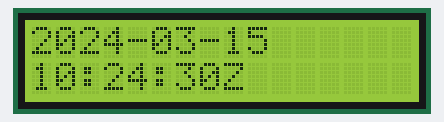
Simulated run of this sketch. Board: Arduino Uno, built with avr-gcc and run on an emulated ATmega328P. Shown: 16×2 character LCD. The local clock reads 2024-03-15 10:24:30 at power-on unless the sketch sets it.

Above: at 0.1 s.
At 4.3 s:
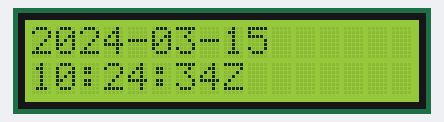
At 9.4 s:
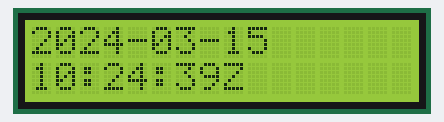
At 18.7 s:
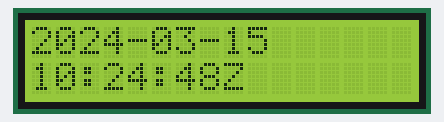
At 27.9 s:
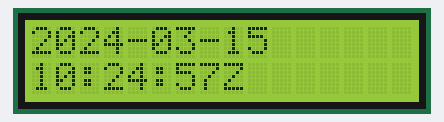
At 38.2 s:
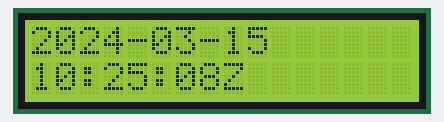

Measured:
- what the display in image 1 shows lasts 1.0 s, from 4.2 s to 5.2 s

The sketch:

Sketch__10_.ino
```cpp
/*
  Sketch name: RTC DS1307 Display with Date
  UNED In4Labs - Perception Lab.

  This code demonstrates the usage of a DS1307 RTC module.
  The current date and time are displayed on the LCD.

  The DS1307 RTC module communicates over the I2C bus.
*/

#include <Wire.h>
#include <LiquidCrystal_I2C.h>
#include <I2C_RTC.h>

// LCD
LiquidCrystal_I2C lcd(0x3F, 16, 2); // address, columns, rows

// RTC
DS1307 rtc;

void setup() {
    // Init LCD
    lcd.init();
    lcd.backlight();
    lcd.clear();

    // Initialize the RTC
    if (!rtc.begin()) {
        lcd.print("RTC init failed!");
        while (1);
    }

    // Set RTC to the compile time
    rtc.setDateTime(__DATE__, __TIME__);
}

// Function to print the numbers with leading zeros
void printDigits(int digits) {
    // Print a leading zero if the value is less than 10
    if (digits < 10) {
        lcd.print("0");
    }
    lcd.print(digits);
}

void loop() {
    // Get current date and time
    uint8_t day = rtc.getDay();
    uint8_t month = rtc.getMonth();
    uint16_t year = rtc.getYear();
    uint8_t hours = rtc.getHours();
    uint8_t minutes = rtc.getMinutes();
    uint8_t seconds = rtc.getSeconds();

    // Print date and time
    lcd.clear();
    lcd.setCursor(0, 0);
    lcd.print(year);
    lcd.print("-");
    printDigits(month);
    lcd.print("-");
    printDigits(day);

    lcd.setCursor(0, 1);
    printDigits(hours);
    lcd.print(":");
    printDigits(minutes);
    lcd.print(":");
    printDigits(seconds);
    lcd.print("Z");


    delay(1000); // Update every second
}
```
